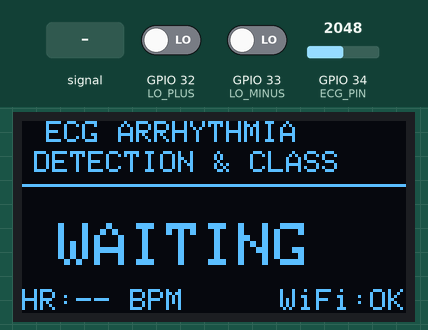
Recording of a sketch running on a simulated ESP32. Shown: 128×64 one-colour display. The test bench sets the inputs (shaded band); at power-on: GPIO 32 (LO_PLUS) LOW, GPIO 34 (ECG_PIN) = 2048, GPIO 33 (LO_MINUS) LOW (analog values on the 0–4095 scale). WiFi joins after 1.5 s; servers stay silent unless stated; uploads are accepted with an empty reply; what the sketch prints to the serial monitor is not drawn.

Above: at 5.3 s.
5.4 s: GPIO 34 (ECG_PIN) fed a 200 Hz sine of ±327 counts around its level
At 8.2 s:
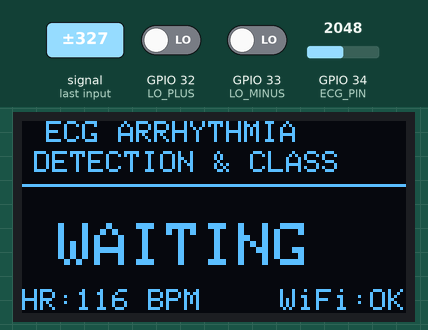
8.4 s: GPIO 32 (LO_PLUS) driven HIGH
At 8.7 s:
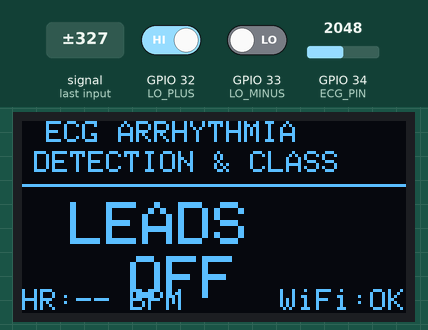
9.9 s: GPIO 32 (LO_PLUS) driven LOW
At 11.8 s:
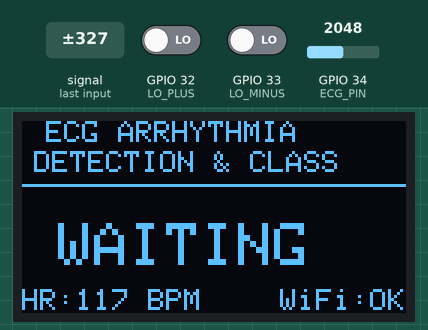
12.9 s: GPIO 34 (ECG_PIN) set to 1228
At 13.7 s:
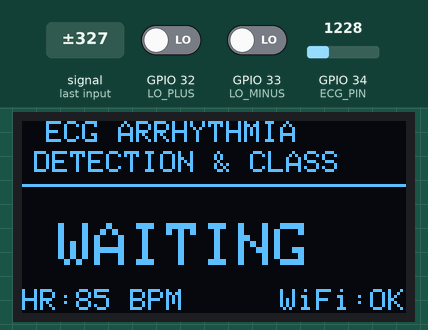
15.9 s: GPIO 34 (ECG_PIN) fed a 200 Hz sine of ±327 counts around its level
At 17.7 s:
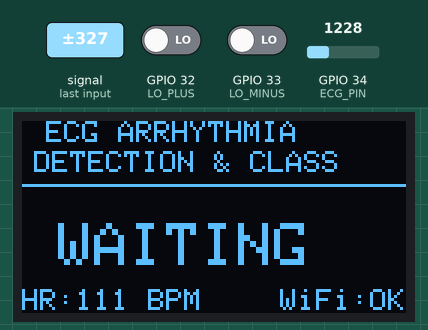
18.9 s: GPIO 33 (LO_MINUS) driven HIGH
At 20.3 s:
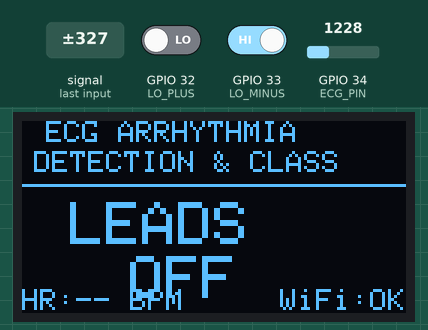
Timing chart, 0 to 21.4 s (numbered marks = the images above; inputs shaded):
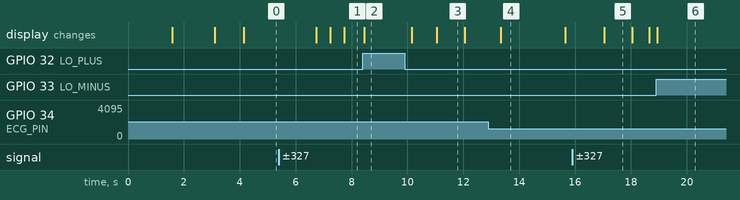

The sketch:

esp32_wifi_ecg_ml_monitor.ino
```cpp
#include <WiFi.h>
#include <HTTPClient.h>
#include <WiFiClientSecure.h>
#include <Wire.h>
#include <Adafruit_GFX.h>
#include <Adafruit_SH110X.h>

const char* WIFI_SSID = "Safiah’s Iphone";
const char* WIFI_PASSWORD = "safiah123";
const char* SERVER_URL = "https://ecg-dashboard-jf8e.onrender.com/api/esp32/features";
const char* API_KEY = "safiah_ecg_2026";
const char* DEVICE_ID = "ESP32_AD8232_01";

#define SCREEN_WIDTH 128
#define SCREEN_HEIGHT 64
#define OLED_RESET -1
#define OLED_ADDR 0x3C

Adafruit_SH1106G display(SCREEN_WIDTH, SCREEN_HEIGHT, &Wire, OLED_RESET);

#define ECG_PIN 34
#define LO_PLUS 32
#define LO_MINUS 33
#define SDA_PIN 21
#define SCL_PIN 22

unsigned long lastSampleTime = 0;
unsigned long lastDisplayTime = 0;
unsigned long lastFeatureSendTime = 0;
unsigned long lastWiFiCheckTime = 0;
unsigned long lastRPeakTime = 0;

const unsigned long sampleInterval = 4;
const unsigned long displayInterval = 100;
const unsigned long featureSendInterval = 2000;
const unsigned long wifiCheckInterval = 5000;
const unsigned long refractoryPeriod = 500;

int rawECG = 0;
int leadOffPlus = 0;
int leadOffMinus = 0;

float filteredECG = 0;
float previousFilteredECG = 0;
float minECG = -300;
float maxECG = 300;
float threshold = 0;
bool firstSample = true;
bool validECGSignal = false;

const int RAW_ECG_MIN = 300;
const int RAW_ECG_MAX = 3800;
const float MIN_ECG_RANGE = 120.0;

float xBuffer[5] = {0, 0, 0, 0, 0};
float yBuffer[5] = {0, 0, 0, 0, 0};
float butterECG = 0;

float preRR = 0.0;
float postRR = 0.0;
float rPeak = 0.0;
float qrsInterval = 0.08;
float currentRR = 0.0;
float lastValidRR = 0.0;

int bpm = 0;
bool featureReady = false;
bool newFeatureAvailable = false;
unsigned long featureCreatedTime = 0;
const unsigned long featureValidDuration = 1500;

String mlStatus = "WAITING";
String serverMessage = "Waiting ECG";
int lastHttpCode = 0;

void resetECGFeature(String message) {
  featureReady = false;
  newFeatureAvailable = false;

  bpm = 0;
  preRR = 0.0;
  postRR = 0.0;
  rPeak = 0.0;
  qrsInterval = 0.08;
  currentRR = 0.0;
  lastValidRR = 0.0;

  lastRPeakTime = 0;

  mlStatus = "WAITING";
  serverMessage = message;
}

void showMessage(String line1, String line2, String line3 = "") {
  display.clearDisplay();
  display.setTextColor(SH110X_WHITE);
  display.setTextSize(1);
  display.setCursor(0, 8);
  display.println(line1);
  display.setCursor(0, 26);
  display.println(line2);
  if (line3.length() > 0) {
    display.setCursor(0, 44);
    display.println(line3);
  }
  display.display();
}

void connectWiFi() {
  if (WiFi.status() == WL_CONNECTED) return;

  showMessage("Connecting WiFi", WIFI_SSID, "Please wait...");
  WiFi.mode(WIFI_STA);
  WiFi.begin(WIFI_SSID, WIFI_PASSWORD);

  unsigned long startAttempt = millis();

  while (WiFi.status() != WL_CONNECTED && millis() - startAttempt < 20000) {
    delay(500);
  }

  if (WiFi.status() == WL_CONNECTED) {
    showMessage("WiFi Connected", WiFi.localIP().toString(), "Render Ready");
    delay(1000);
  } else {
    showMessage("WiFi Failed", "Check hotspot", "2.4GHz only");
    delay(1500);
  }
}

String extractJsonString(String json, String key) {
  String searchKey = "\"" + key + "\"";
  int keyIndex = json.indexOf(searchKey);
  if (keyIndex < 0) return "";

  int colonIndex = json.indexOf(":", keyIndex);
  if (colonIndex < 0) return "";

  int firstQuote = json.indexOf("\"", colonIndex + 1);
  if (firstQuote < 0) return "";

  int secondQuote = json.indexOf("\"", firstQuote + 1);
  if (secondQuote < 0) return "";

  return json.substring(firstQuote + 1, secondQuote);
}

float butterworthFilter(float input) {
  xBuffer[4] = xBuffer[3];
  xBuffer[3] = xBuffer[2];
  xBuffer[2] = xBuffer[1];
  xBuffer[1] = xBuffer[0];
  xBuffer[0] = input;

  yBuffer[4] = yBuffer[3];
  yBuffer[3] = yBuffer[2];
  yBuffer[2] = yBuffer[1];
  yBuffer[1] = yBuffer[0];

  yBuffer[0] =
      0.14244425 * xBuffer[0]
    - 0.28488849 * xBuffer[2]
    + 0.14244425 * xBuffer[4]
    + 2.66783480 * yBuffer[1]
    - 2.60211113 * yBuffer[2]
    + 1.19029069 * yBuffer[3]
    - 0.25610644 * yBuffer[4];

  return yBuffer[0];
}

float estimateQRSInterval() {
  return 0.08;
}

void detectRPeak(unsigned long currentTime) {
  float range = maxECG - minECG;

  if (range < MIN_ECG_RANGE) return;

  threshold = minECG + (range * 0.80);

  bool crossingThreshold = (filteredECG > threshold && previousFilteredECG <= threshold);
  bool enoughTimePassed = (currentTime - lastRPeakTime > refractoryPeriod);

  if (crossingThreshold && enoughTimePassed) {
    rPeak = rawECG;

    if (lastRPeakTime > 0) {
      currentRR = (currentTime - lastRPeakTime) / 1000.0;

      if (currentRR > 0.3 && currentRR < 2.0) {
        if (lastValidRR > 0.3 && lastValidRR < 2.0) {
          preRR = lastValidRR;
          postRR = currentRR;
          bpm = (int)(60.0 / currentRR);
          qrsInterval = estimateQRSInterval();

          featureReady = true;
          newFeatureAvailable = true;
          featureCreatedTime = currentTime;

          Serial.println("New ECG feature ready");
          Serial.print("preRR: "); Serial.println(preRR, 4);
          Serial.print("postRR: "); Serial.println(postRR, 4);
          Serial.print("rPeak: "); Serial.println(rPeak, 2);
          Serial.print("qrs: "); Serial.println(qrsInterval, 4);
          Serial.print("BPM: "); Serial.println(bpm);
        }

        lastValidRR = currentRR;
      } else {
        resetECGFeature("Invalid RR");
      }
    }

    lastRPeakTime = currentTime;
  }
}

void sendFeaturesToRender() {
  if (leadOffPlus == 1 || leadOffMinus == 1) {
    mlStatus = "LEADS_OFF";
    serverMessage = "Check electrodes";
    return;
  }

  if (!validECGSignal) {
    resetECGFeature("No valid ECG");
    return;
  }

  if (!featureReady || !newFeatureAvailable || millis() - featureCreatedTime > featureValidDuration) {
    mlStatus = "WAITING";
    serverMessage = "Waiting new ECG";
    return;
  }

  if (WiFi.status() != WL_CONNECTED) {
    mlStatus = "WAITING";
    serverMessage = "WiFi not connected";
    connectWiFi();
    return;
  }

  WiFiClientSecure client;
  client.setInsecure();

  HTTPClient https;
  https.setTimeout(10000);

  if (!https.begin(client, SERVER_URL)) {
    mlStatus = "WAITING";
    serverMessage = "HTTP failed";
    return;
  }

  https.addHeader("Content-Type", "application/json");

  if (String(API_KEY).length() > 0) {
    https.addHeader("X-API-Key", API_KEY);
  }

  String payload = "{";
  payload += "\"device_id\":\"" + String(DEVICE_ID) + "\",";
  payload += "\"pre_rr\":" + String(preRR, 4) + ",";
  payload += "\"post_rr\":" + String(postRR, 4) + ",";
  payload += "\"r_peak\":" + String(rPeak, 2) + ",";
  payload += "\"qrs_interval\":" + String(qrsInterval, 4) + ",";
  payload += "\"heart_rate\":" + String(bpm) + ",";
  payload += "\"lo_plus\":" + String(leadOffPlus) + ",";
  payload += "\"lo_minus\":" + String(leadOffMinus);
  payload += "}";

  lastHttpCode = https.POST(payload);
  String response = https.getString();
  https.end();

  Serial.print("Payload: ");
  Serial.println(payload);
  Serial.print("HTTP Code: ");
  Serial.println(lastHttpCode);
  Serial.print("Response: ");
  Serial.println(response);

  if (lastHttpCode == 200 || lastHttpCode == 201) {
    newFeatureAvailable = false;
    featureReady = false;

    String status = extractJsonString(response, "status");
    status.trim();
    status.toUpperCase();

    if (status == "NORMAL") {
      mlStatus = "NORMAL";
      serverMessage = "Saved";
    } else if (status == "ABNORMAL") {
      mlStatus = "ABNORMAL";
      serverMessage = "Saved";
    } else if (status == "LEADS_OFF") {
      mlStatus = "LEADS_OFF";
      serverMessage = "Check electrodes";
    } else {
      mlStatus = "WAITING";
      serverMessage = "Signal validation";
    }
  } else {
    mlStatus = "WAITING";
    serverMessage = "HTTP error";
  }
}

void startupScreen() {
  display.clearDisplay();
  display.setTextColor(SH110X_WHITE);
  display.setTextSize(1);
  display.setCursor(0, 0);
  display.println("Portable Real-Time");
  display.setCursor(0, 14);
  display.println("ECG Arrhythmia");
  display.setCursor(0, 28);
  display.println("Detection System");
  display.setCursor(0, 46);
  display.println("ESP32 + AD8232 + ML");
  display.display();
  delay(1500);
}

void updateOLED() {
  display.clearDisplay();
  display.setTextColor(SH110X_WHITE);

  // =========================
  // TITLE
  // =========================
  display.setTextSize(1);
  display.setCursor(8, 0);
  display.print("ECG ARRHYTHMIA");

  display.setCursor(4, 10);
  display.print("DETECTION & CLASS");

  display.drawLine(0, 21, 128, 21, SH110X_WHITE);

  // =========================
  // BIG STATUS DISPLAY
  // =========================
  display.setTextSize(2);

  if (leadOffPlus == 1 || leadOffMinus == 1 || mlStatus == "LEADS_OFF") {
    display.setCursor(16, 27);
    display.print("LEADS");
    display.setCursor(36, 45);
    display.print("OFF");
  }
  else if (mlStatus == "NORMAL") {
    display.setCursor(20, 34);
    display.print("NORMAL");
  }
  else if (mlStatus == "ABNORMAL") {
    display.setCursor(0, 34);
    display.print("ABNORMAL");
  }
  else {
    display.setCursor(12, 34);
    display.print("WAITING");
  }

  // =========================
  // FOOTER
  // =========================
  display.setTextSize(1);

  display.setCursor(0, 56);
  if (bpm > 0) {
    display.print("HR:");
    display.print(bpm);
    display.print(" BPM");
  } else {
    display.print("HR:-- BPM");
  }

  display.setCursor(86, 56);
  display.print("WiFi:");
  display.print(WiFi.status() == WL_CONNECTED ? "OK" : "OFF");

  display.display();
}

void setup() {
  Serial.begin(115200);
  Serial.setTimeout(5);

  pinMode(LO_PLUS, INPUT);
  pinMode(LO_MINUS, INPUT);

  analogReadResolution(12);
  analogSetPinAttenuation(ECG_PIN, ADC_11db);

  Wire.begin(SDA_PIN, SCL_PIN);

  if (!display.begin(OLED_ADDR, true)) {
    Serial.println("OLED not detected");
    while (true);
  }

  startupScreen();
  connectWiFi();
}

void loop() {
  unsigned long currentTime = millis();

  if (currentTime - lastWiFiCheckTime >= wifiCheckInterval) {
    lastWiFiCheckTime = currentTime;
    if (WiFi.status() != WL_CONNECTED) {
      connectWiFi();
    }
  }

  if (currentTime - lastSampleTime >= sampleInterval) {
    lastSampleTime = currentTime;

    leadOffPlus = digitalRead(LO_PLUS);
    leadOffMinus = digitalRead(LO_MINUS);
    rawECG = analogRead(ECG_PIN);

    if (leadOffPlus == 1 || leadOffMinus == 1) {
      validECGSignal = false;
      resetECGFeature("Check electrodes");
      mlStatus = "LEADS_OFF";
    }
    else if (rawECG < RAW_ECG_MIN || rawECG > RAW_ECG_MAX) {
      validECGSignal = false;
      resetECGFeature("No valid ECG");
    }
    else {
      previousFilteredECG = filteredECG;
      butterECG = butterworthFilter((float)rawECG);
      filteredECG = butterECG;

      if (firstSample) {
        minECG = filteredECG - 100;
        maxECG = filteredECG + 100;
        firstSample = false;
      }

      if (filteredECG < minECG) {
        minECG = filteredECG;
      } else {
        minECG = minECG + 0.005 * (filteredECG - minECG);
      }

      if (filteredECG > maxECG) {
        maxECG = filteredECG;
      } else {
        maxECG = maxECG + 0.005 * (filteredECG - maxECG);
      }

      float ecgRange = maxECG - minECG;

      if (ecgRange < MIN_ECG_RANGE) {
        validECGSignal = false;
        resetECGFeature("No real ECG");
      } else {
        validECGSignal = true;
        detectRPeak(currentTime);
      }

      if (lastRPeakTime > 0 && currentTime - lastRPeakTime > 2500) {
        validECGSignal = false;
        resetECGFeature("Waiting valid ECG");
      }
    }
  }

  if (currentTime - lastFeatureSendTime >= featureSendInterval) {
    lastFeatureSendTime = currentTime;
    sendFeaturesToRender();
  }

  if (currentTime - lastDisplayTime >= displayInterval) {
    lastDisplayTime = currentTime;
    updateOLED();
  }
}
```

Measured:
- after the input at 5.4 s, the display: first changes after 1.3 s (image 1 shows a later state)
- after the input at 8.4 s, the display: changes after 0.05 s (image 2)
- after the input at 9.9 s, the display: first changes after 0.25 s (image 3 shows a later state)
- after the input at 15.9 s, the display: changes after 1.1 s (image 5)
- after the input at 18.9 s, the display: changes after 0.05 s (image 6)
- what the display in image 4 shows lasts 2.3 s, from 13.3 s to 15.6 s
- what the display in image 5 shows lasts 1.0 s, from 17.0 s to 18.0 s
